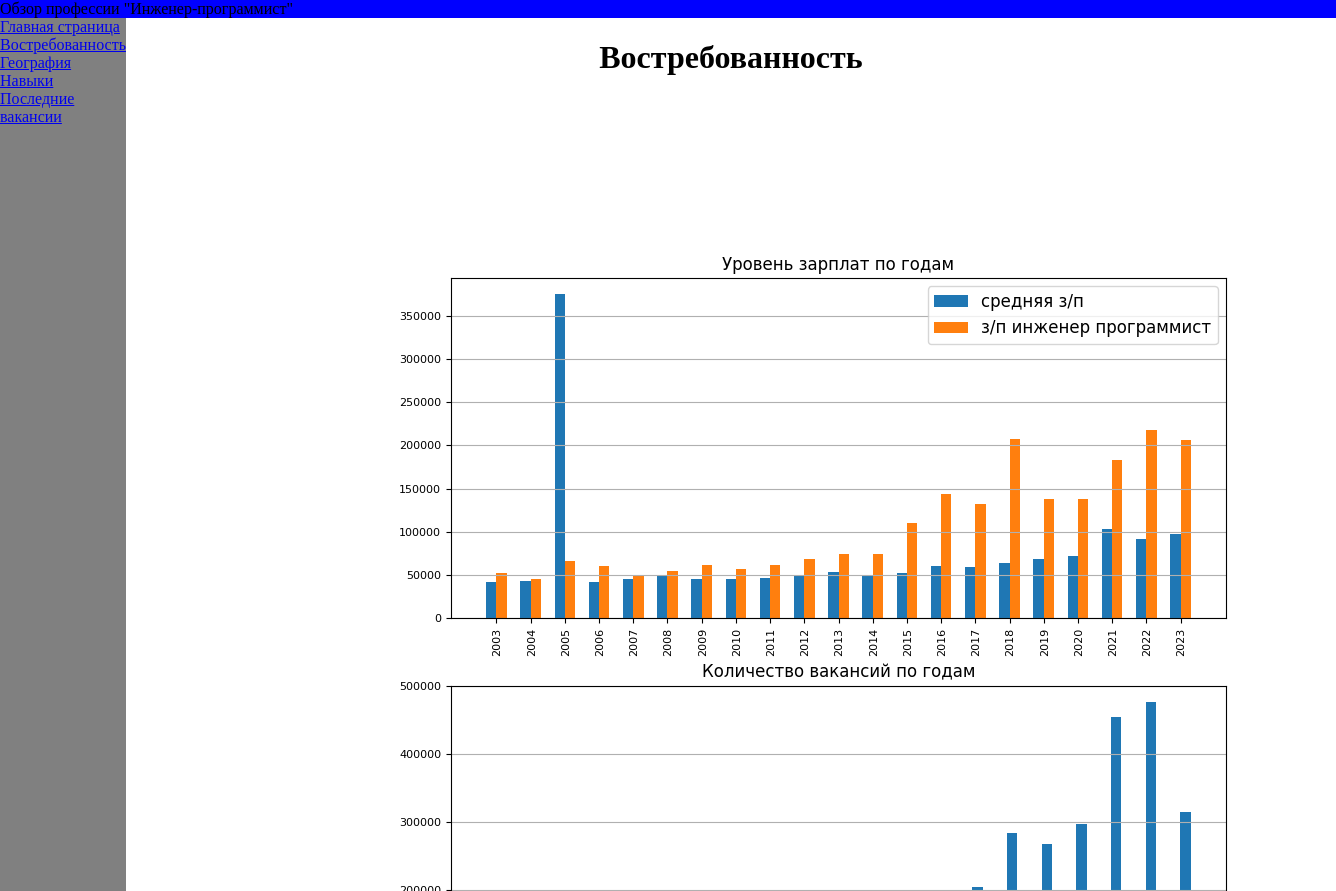
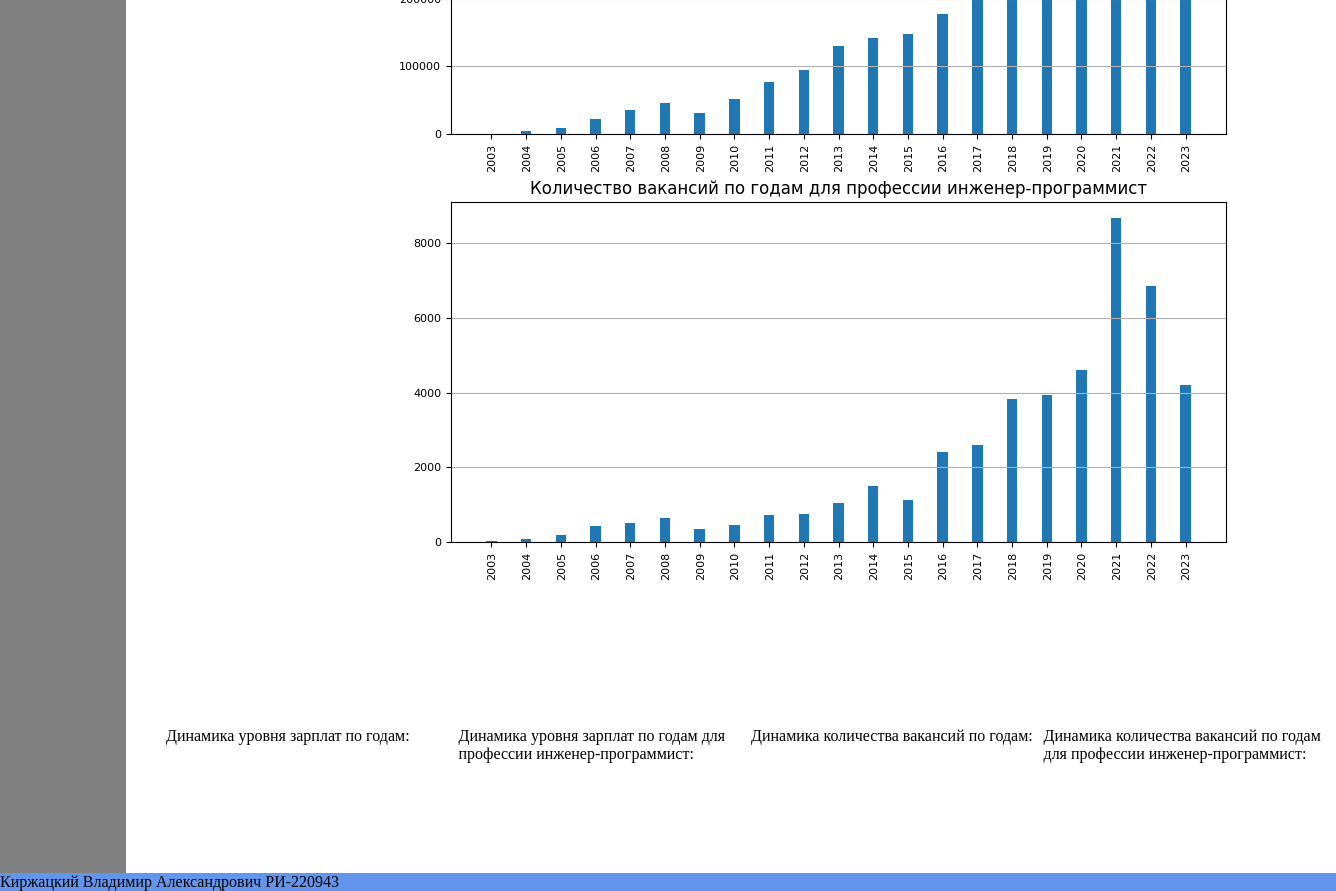
The page /demand/ on the database its author committed (2 pictures, top to bottom).
### vacancy/models.py (models this page shows, shortened)
class Graphics(models.Model):
    name = models.CharField(max_length=255)
    image = models.ImageField()

class DemandTables(models.Model):
    name = models.CharField(max_length=255)
    table_content = models.CharField(max_length=1024)
    class Meta:
        verbose_name = 'demand_table'

### vacancy/views.py (the view)
# urls.py: path('demand/', demand),
def demand(request):
    try:
        tables = [(json2html.json2html.convert(json=i.table_content), i.name) for i in DemandTables.objects.all()]
        graph = Graphics.objects.get(name='demand').image
        return render(request, 'demand.html', {'data': tables, 'graph': graph})
    except Exception as e:
        print(e)
        return render(request, 'index.html')

### templates/demand.html (shortened to what this page needs)
<!DOCTYPE html>
{% extends 'base.html' %}
{% load static %}
{% block linkcss %}
    <link rel="stylesheet" href="{% static "css/demand.css" %}">
{% endblock %}
{% block main %}
    <main>
        <center><h1>Востребованность</h1></center>
        <img src="{% static "images/" %}{{graph}}" alt="error!"/>
        <div class="tables">
        {% for table in data %}
            <div class="elem">
                <p>{{ table.1 }}</p>
            </div>
        {% endfor %}
        </div>
    </main>
{% endblock %}

### templates/base.html (shortened to what this page needs)
<!DOCTYPE html>
{% load static %}
<html lang="en">
<head>
    {% block linkcss %}
    {% endblock linkcss %}
    <link rel="stylesheet" href="{% static 'css/base.css' %}" />
</head>
<body>
    {% block header %}
    <header class="header_title">
        Обзор профессии "Инженер-программист"
    </header>
    {% endblock header %}
    {% block menu %}
    <menu class="menu-block">
        <ul class='menu-link'>
            <li><a href="/">Главная страница</a></li>
            <li><a href="/demand">Востребованность</a></li>
            <li><a href="/geography">География</a></li>
            <li><a href="/skills">Навыки</a></li>
            <li><a href="/last_vacancies">Последние вакансии</a></li>
        </ul>
    </menu>
    {% endblock menu %}
    {% block main %}{% endblock main %}
    {% block footer %}
    <footer class="footer-info">
        Киржацкий Владимир Александрович РИ-220943
    </footer>
    {% endblock footer %}
</body>
</html>

### static/css/demand.css (style rules this page uses)
.tables { display: grid; grid-template-columns: 1fr 1fr 1fr 1fr ; margin-bottom: 100px; margin-left: 40px; }
img { margin-left: 200px; }
p { height: 30px; }

### static/css/base.css (style rules this page uses)
body { margin: 0 0; display: grid; grid-template-columns: 1fr 10fr; grid-template-rows: 1fr 30fr 1fr; grid-column-gap: 0; grid-row-gap: 0; height: 100vh; width: 100vw; }
header { grid-area: 1 / 1 / 2 / 3; background-color: blue; }
footer { grid-area: 3 / 1 / 4 / 3; background-color: cornflowerblue; height: auto; }
menu { grid-area: 2 / 1 / 3 / 2; background-color: grey; }
main { grid-area: 2 / 2 / 3 / 3; }
.menu-link { list-style-type: none; padding: 0 0; margin: 0 0; }
.menu-block { margin: 0 0; padding: 0 0; }

### rows shown on the page
Graphics: image (picture)
DemandTables: name "Динамика уровня зарплат по годам:"
DemandTables: name "Динамика уровня зарплат по годам для профессии инженер-программист:"
DemandTables: name "Динамика количества вакансий по годам:"
DemandTables: name "Динамика количества вакансий по годам для профессии инженер-программист:"
